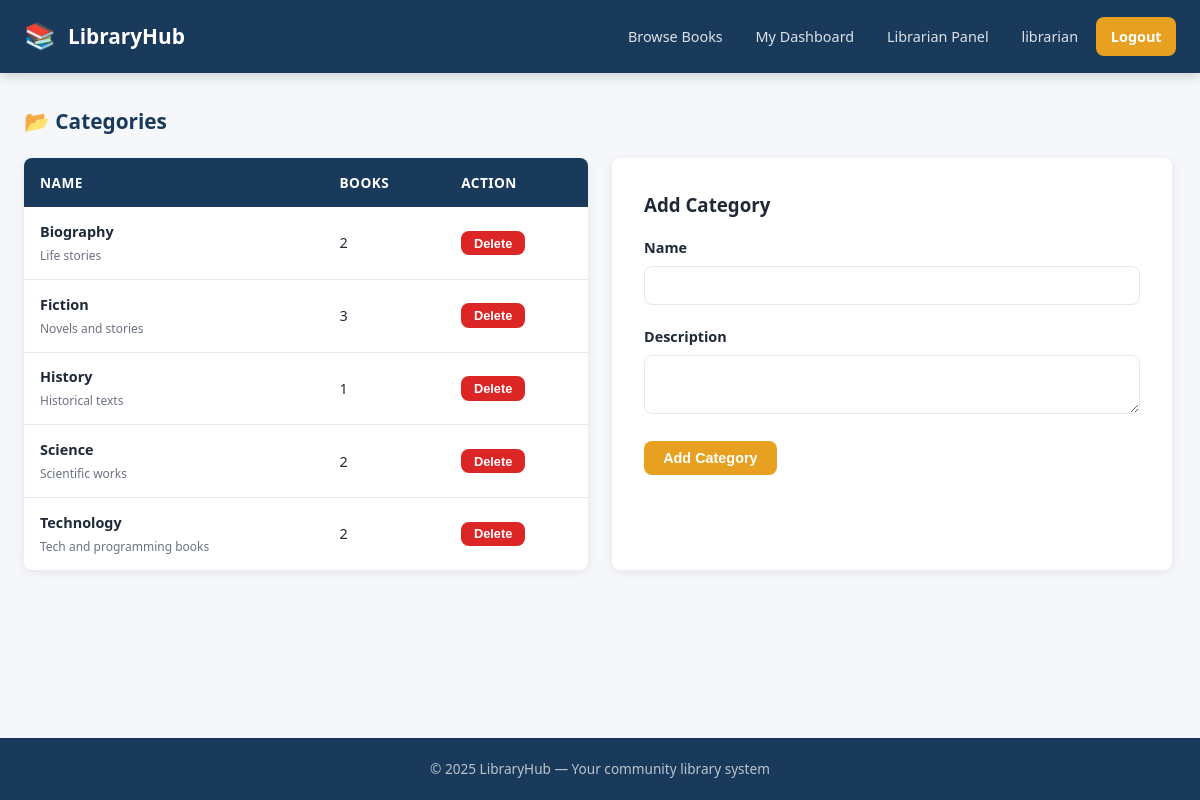
Page /categories/ (signed in) on the committed database.
### library/models.py (models this page shows, shortened)
class Category(models.Model):
    name = models.CharField(max_length=100, unique=True)
    description = models.TextField(blank=True)
    class Meta:
        verbose_name_plural = "categories"
        ordering = ['name']

### library/views.py (the view)
# urls.py: path('categories/', views.manage_categories, name='manage_categories'),
@login_required
@user_passes_test(is_librarian)
def manage_categories(request):
    categories = Category.objects.all()
    form = CategoryForm()
    if request.method == 'POST':
        form = CategoryForm(request.POST)
        if form.is_valid():
            form.save()
            messages.success(request, 'Category added.')
            return redirect('manage_categories')
    return render(request, 'library/manage_categories.html', {'categories': categories, 'form': form})

### library/forms.py
class CategoryForm(forms.ModelForm):
    class Meta:
        model = Category
        fields = ['name', 'description']
        widgets = {
            'description': forms.Textarea(attrs={'rows': 2}),
        }

### library/views.py (called while the page is built)
def is_librarian(user):
    return user.is_staff or user.is_superuser

### templates/library/manage_categories.html (shortened to what this page needs)
{% extends 'library/base.html' %}
{% block content %}
<div class="section-header">
  <h2>📂 Categories</h2>
</div>
<div class="grid-2">
  <div class="table-wrapper">
    <table>
      <thead><tr><th>Name</th><th>Books</th><th>Action</th></tr></thead>
      <tbody>
        {% for cat in categories %}
        <tr>
          <td><strong>{{ cat.name }}</strong><br><small style="color:var(--text-muted);">{{ cat.description|truncatechars:50 }}</small></td>
          <td>{{ cat.books.count }}</td>
          <td>
            <form method="post" action="{% url 'delete_category' cat.pk %}">
              <button type="submit" class="btn btn-danger btn-sm" onclick="return confirm('Delete this category?')">Delete</button>
            </form>
          </td>
        </tr>
        {% empty %}
        <tr><td colspan="3" style="text-align:center;color:var(--text-muted);padding:1.5rem;">No categories yet.</td></tr>
        {% endfor %}
      </tbody>
    </table>
  </div>
  <div class="form-card" style="margin:0;">
    <h3 style="margin-bottom:1rem;">Add Category</h3>
    <form method="post">
      {% for field in form %}
      <div class="form-group">
        <label>{{ field.label }}</label>
        {{ field }}
      </div>
      {% endfor %}
      <button type="submit" class="btn btn-accent">Add Category</button>
    </form>
  </div>
</div>
{% endblock %}

### templates/library/base.html (shortened to what this page needs)
<!DOCTYPE html>
<html lang="en">
<head>
  {% load static %}
  <link rel="stylesheet" href="{% static 'css/style.css' %}">
</head>
<body>
<nav>
  <a href="{% url 'home' %}" class="nav-brand">
    <span class="logo-icon">📚</span> LibraryHub
  </a>
  <div class="nav-links">
    <a href="{% url 'book_list' %}">Browse Books</a>
    {% if user.is_authenticated %}
      <a href="{% url 'dashboard' %}">My Dashboard</a>
      {% if user.is_staff %}
        <a href="{% url 'librarian_dashboard' %}">Librarian Panel</a>
      {% endif %}
      <a href="{% url 'profile' %}">{{ user.first_name|default:user.username }}</a>
      <a href="{% url 'logout' %}" class="btn-accent">Logout</a>
    {% else %}
      <a href="{% url 'login' %}">Login</a>
      <a href="{% url 'register' %}" class="btn-accent">Join Free</a>
    {% endif %}
  </div>
</nav>
<main>
  {% block content %}{% endblock %}
</main>
<footer>
  <p>© 2025 LibraryHub — Your community library system</p>
</footer>
</body>
</html>

### static/css/style.css (style rules this page uses)
:root { --primary: #1a3a5c; --primary-light: #2563a8; --accent: #e8a020; --accent-dark: #c47d0e; --bg: #f5f7fa; --card-bg: #ffffff; --text: #1f2937; --text-muted: #6b7280; --border: #e5e7eb; --success: #059669; --danger: #dc2626; --warning: #d97706; --info: #0284c7; --radius: 8px; --shadow: 0 2px 8px rgba(0,0,0,0.08); --shadow-lg: 0 8px 24px rgba(0,0,0,0.12); }
* { box-sizing: border-box; margin: 0; padding: 0; }
body { font-family: 'Segoe UI', system-ui, -apple-system, sans-serif; background: var(--bg); color: var(--text); line-height: 1.6; min-height: 100vh; display: flex; flex-direction: column; }
nav { background: var(--primary); padding: 0 1.5rem; display: flex; align-items: center; justify-content: space-between; position: sticky; top: 0; z-index: 100; box-shadow: 0 2px 12px rgba(0,0,0,0.2); }
.nav-brand { display: flex; align-items: center; gap: 0.75rem; color: #fff; font-size: 1.3rem; font-weight: 700; text-decoration: none; padding: 1rem 0; }
.nav-brand .logo-icon { font-size: 1.6rem; }
.nav-links { display: flex; align-items: center; gap: 0.25rem; }
.nav-links a { color: rgba(255,255,255,0.85); text-decoration: none; padding: 0.5rem 0.9rem; border-radius: var(--radius); font-size: 0.9rem; transition: background 0.2s, color 0.2s; }
.nav-links .btn-accent { background: var(--accent); color: #fff; font-weight: 600; }
main { flex: 1; padding: 2rem 1.5rem; max-width: 1200px; margin: 0 auto; width: 100%; }
.grid-2 { display: grid; grid-template-columns: repeat(auto-fill, minmax(380px, 1fr)); gap: 1.5rem; }
.btn { display: inline-flex; align-items: center; gap: 0.4rem; padding: 0.55rem 1.2rem; border-radius: var(--radius); font-size: 0.9rem; font-weight: 600; cursor: pointer; text-decoration: none; border: none; transition: all 0.2s; }
.btn-accent { background: var(--accent); color: #fff; }
.btn-danger { background: var(--danger); color: #fff; }
.btn-sm { padding: 0.3rem 0.8rem; font-size: 0.8rem; }
.form-card { background: var(--card-bg); border-radius: var(--radius); box-shadow: var(--shadow); padding: 2rem; max-width: 560px; margin: 2rem auto; }
.form-group { margin-bottom: 1.25rem; }
.form-group label { display: block; font-weight: 600; margin-bottom: 0.4rem; font-size: 0.9rem; }
.form-group input, .form-group select, .form-group textarea { width: 100%; padding: 0.65rem 0.9rem; border: 1.5px solid var(--border); border-radius: var(--radius); font-size: 0.95rem; transition: border-color 0.2s; background: #fff; }
.table-wrapper { background: var(--card-bg); border-radius: var(--radius); box-shadow: var(--shadow); overflow: auto; }
table { width: 100%; border-collapse: collapse; }
thead th { background: var(--primary); color: #fff; padding: 0.85rem 1rem; text-align: left; font-size: 0.85rem; text-transform: uppercase; letter-spacing: 0.5px; }
tbody td { padding: 0.8rem 1rem; border-bottom: 1px solid var(--border); font-size: 0.9rem; }
tbody tr:last-child td { border-bottom: none; }
.section-header { display: flex; align-items: center; justify-content: space-between; margin-bottom: 1.25rem; }
.section-header h2 { font-size: 1.3rem; color: var(--primary); }
footer { background: var(--primary); color: rgba(255,255,255,0.7); text-align: center; padding: 1.25rem; font-size: 0.85rem; margin-top: auto; }

### rows in the picture
Category: name "Biography", description "Life stories", books.count "2"
Category: name "Fiction", description "Novels and stories", books.count "3"
Category: name "History", description "Historical texts", books.count "1"
Category: name "Science", description "Scientific works", books.count "2"
Category: name "Technology", description "Tech and programming books", books.count "2"

### other values in the picture
{{ user.first_name|default:user.username }} "librarian"
{{ field.label }} "Name" "Description"
